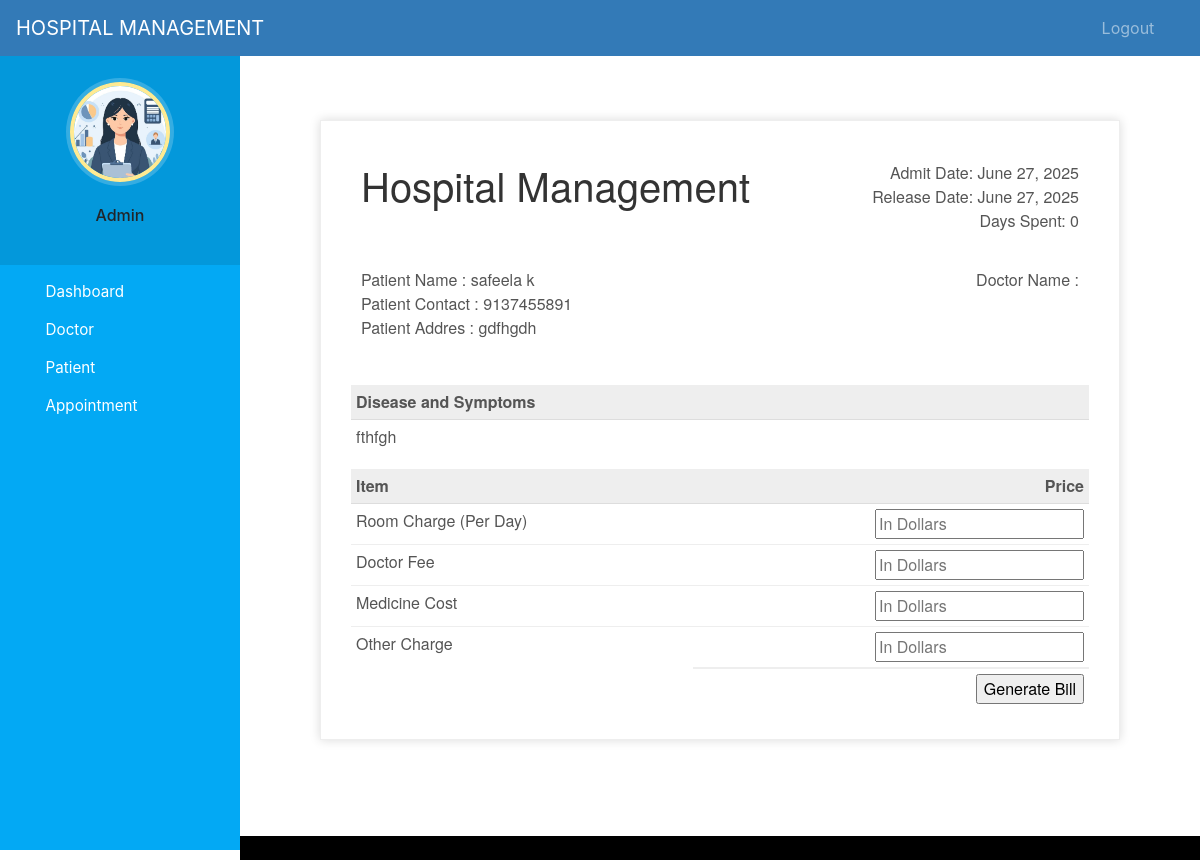
Page /discharge-patient/1 (signed in) on the committed database.
### hospital/models.py (models this page shows, shortened)
class Patient(models.Model):
    user=models.OneToOneField(User,on_delete=models.CASCADE)
    profile_pic= models.ImageField(upload_to='profile_pic/PatientProfilePic/',null=True,blank=True)
    address = models.CharField(max_length=40)
    mobile = models.CharField(max_length=20,null=False)
    symptoms = models.CharField(max_length=100,null=False)
    assignedDoctorId = models.PositiveIntegerField(null=True)
    admitDate=models.DateField(auto_now=True)
    status=models.BooleanField(default=False)
    @property
    def get_name(self):
        return self.user.first_name+" "+self.user.last_name

### hospital/views.py (the view, shortened to what this page needs)
# urls.py: path('discharge-patient/<int:pk>', views.discharge_patient_view,name='discharge-patient'),
@login_required(login_url='adminlogin')
@user_passes_test(is_admin)
def discharge_patient_view(request,pk):
    patient=models.Patient.objects.get(id=pk)
    days=(date.today()-patient.admitDate) #2 days, 0:00:00
    assignedDoctor=models.User.objects.all().filter(id=patient.assignedDoctorId)
    d=days.days # only how many day that is 2
    patientDict={
        'patientId':pk,
        'name':patient.get_name,
        'mobile':patient.mobile,
        'address':patient.address,
        'symptoms':patient.symptoms,
        'admitDate':patient.admitDate,
        'todayDate':date.today(),
        'day':d,
        'assignedDoctorName':assignedDoctor[0].first_name,
    }
    return render(request,'hospital/patient_generate_bill.html',context=patientDict)

### hospital/views.py (called while the page is built)
def is_admin(user):
    return user.groups.filter(name='ADMIN').exists()

### templates/hospital/patient_generate_bill.html (shortened to what this page needs)
{% extends 'hospital/admin_base.html' %}
{% load static %}
{% block content %}
<head>
</head>
<br><br><br>
<div class="invoice-box">
  <table cellpadding="0" cellspacing="0">
    <tr class="top">
      <td colspan="2">
        <table>
          <tr>
            <td class="title">
              <h1>Hospital Management</h1>
            </td>
            <td>
              Admit Date: {{admitDate}}<br>
              Release Date: {{todayDate}}<br>
              Days Spent: {{day}}
            </td>
          </tr>
        </table>
      </td>
    </tr>
    <tr class="information">
      <td colspan="2">
        <table>
          <tr>
            <td>
              Patient Name : {{name}}<br>
              Patient Contact : {{mobile}}<br>
              Patient Addres : {{address}}<br>
            </td>
            <td>
              Doctor Name :<br>
              {{assignedDoctorName}}<br>
            </td>
          </tr>
        </table>
      </td>
    </tr>
    <tr class="heading">
      <td>
        Disease and Symptoms
      </td>
      <td>
      </td>
    </tr>
    <tr class="details">
      <td>
        {{symptoms}}
      </td>
    </tr>
    <tr class="heading">
      <td>
        Item
      </td>
      <td>
        Price
      </td>
    </tr>
    <form method="post">
      <tr class="item">
        <td>
          Room Charge (Per Day)
        </td>
        <td>
          <input type="number" name="roomCharge" placeholder="In Dollars" value="">
        </td>
      </tr>
      <tr class="item">
        <td>
          Doctor Fee
        </td>
        <td>
          <input type="number" name="doctorFee" placeholder="In Dollars" value="">
        </td>
      </tr>
      <tr class="item">
        <td>
          Medicine Cost
        </td>
        <td>
          <input type="number" name="medicineCost" placeholder="In Dollars" value="">
        </td>
      </tr>
      <tr class="item last">
        <td>
          Other Charge
        </td>
        <td>
          <input type="number" name="OtherCharge" placeholder="In Dollars" value="">
        </td>
      </tr>
      <tr class="total">
        <td></td>
        <td>
          <input type="submit" name="submit" value="Generate Bill">
        </td>
      </tr>
    </form>
  </table>
</div>
{% endblock content %}

### static/style.css (style rules this page uses)
body { padding-left: 240px; }

### templates/hospital/admin_base.html (style rules this page uses)
body { padding-left: 240px; }

### templates/hospital/patient_generate_bill.html (style rules this page uses)
.invoice-box { max-width: 800px; margin: auto; padding: 30px; border: 1px solid #eee; box-shadow: 0 0 10px rgba(0, 0, 0, .15); font-size: 16px; line-height: 24px; font-family: 'Helvetica Neue', 'Helvetica', Helvetica, Arial, sans-serif; color: #555; }
.invoice-box table { width: 100%; line-height: inherit; text-align: left; }
.invoice-box table td { padding: 5px; vertical-align: top; }
.invoice-box table tr td:nth-child(2) { text-align: right; }
.invoice-box table tr.top table td { padding-bottom: 20px; }
.invoice-box table tr.top table td.title { font-size: 45px; line-height: 45px; color: #333; }
.invoice-box table tr.information table td { padding-bottom: 40px; }
.invoice-box table tr.heading td { background: #eee; border-bottom: 1px solid #ddd; font-weight: bold; }
.invoice-box table tr.details td { padding-bottom: 20px; }
.invoice-box table tr.item td { border-bottom: 1px solid #eee; }
.invoice-box table tr.item.last td { border-bottom: none; }
.invoice-box table tr.total td:nth-child(2) { border-top: 2px solid #eee; font-weight: bold; }

### rows in the picture
Patient: admitDate "June 27, 2025", mobile "9137455891", address "gdfhgdh", symptoms "fthfgh"

### other values in the picture
{{ name }} "safeela k"
